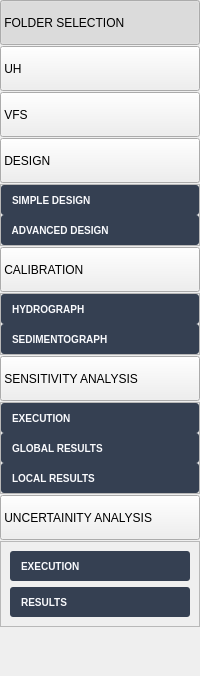
       <widget class="QWidget" name="widget" native="true">
        <property name="styleSheet">
         <string notr="true"/>
        </property>
        <layout class="QGridLayout" name="gridLayout_9">
         <property name="leftMargin">
          <number>0</number>
         </property>
         <property name="topMargin">
          <number>0</number>
         </property>
         <property name="rightMargin">
          <number>0</number>
         </property>
         <property name="bottomMargin">
          <number>9</number>
         </property>
         <property name="horizontalSpacing">
          <number>0</number>
         </property>
         <property name="verticalSpacing">
          <number>1</number>
         </property>
         <item row="2" column="0">
          <widget class="QPushButton" name="vfs">
           <property name="minimumSize">
            <size>
             <width>0</width>
             <height>45</height>
            </size>
           </property>
           <property name="maximumSize">
            <size>
             <width>16777215</width>
             <height>45</height>
            </size>
           </property>
           <property name="styleSheet">
            <string notr="true">text-align: left;</string>
           </property>
           <property name="text">
            <string> VFS</string>
           </property>
           <property name="checkable">
            <bool>true</bool>
           </property>
           <property name="autoExclusive">
            <bool>false</bool>
           </property>
          </widget>
         </item>
         <item row="12" column="0">
          <widget class="QFrame" name="frame_29">
           <property name="styleSheet">
            <string notr="true">QPushButton {
		height: 50px;
		border: none;
		color: #f9fafd; /* Texto gris oscuro cuando el botón no está clickado */
		background-color: #354052; /* Fondo con el color solicitado */
		border-radius: 3px; /* Bordes redondeados para un aspecto más moderno */
		font-family: 'Georgia'; /* Fuente aplicada */
		font-weight: 600; /* Semi-bold */
		text-align: left;
		font-size: 10px;
	}

QPushButton:hover {
		background-color: #b2b5a3; /* Fondo más claro cuando el mouse pasa sobre el botón */
	}

QPushButton:checked {
		color: #3f9cd5; /* Texto claro cuando el botón es presionado */
		background-color: #f0f3f8; /* Cambia el fondo al color solicitado cuando se hace clic */
		font-weight: bold; /* Negrita cuando el botón es presionado */
	}</string>
           </property>
           <property name="frameShape">
            <enum>QFrame::StyledPanel</enum>
           </property>
           <property name="frameShadow">
            <enum>QFrame::Raised</enum>
           </property>
           <layout class="QGridLayout" name="gridLayout_92">
            <item row="0" column="0">
             <widget class="QPushButton" name="execution_uncertainity">
              <property name="minimumSize">
               <size>
                <width>0</width>
                <height>30</height>
               </size>
              </property>
              <property name="maximumSize">
               <size>
                <width>16777215</width>
                <height>30</height>
               </size>
              </property>
              <property name="text">
               <string>    EXECUTION</string>
              </property>
             </widget>
            </item>
            <item row="1" column="0">
             <widget class="QPushButton" name="results_uncertainity">
              <property name="minimumSize">
               <size>
                <width>0</width>
                <height>30</height>
               </size>
              </property>
              <property name="maximumSize">
               <size>
                <width>16777215</width>
                <height>30</height>
               </size>
              </property>
              <property name="text">
               <string>    RESULTS</string>
              </property>
             </widget>
            </item>
           </layout>
          </widget>
         </item>
         <item row="3" column="0">
          <widget class="QPushButton" name="design">
           <property name="minimumSize">
            <size>
             <width>0</width>
             <height>45</height>
            </size>
           </property>
           <property name="maximumSize">
            <size>
             <width>16777215</width>
             <height>45</height>
            </size>
           </property>
           <property name="styleSheet">
            <string notr="true">text-align: left;</string>
           </property>
           <property name="text">
            <string> DESIGN</string>
           </property>
           <property name="checkable">
            <bool>true</bool>
           </property>
           <property name="autoExclusive">
            <bool>false</bool>
           </property>
          </widget>
         </item>
         <item row="8" column="0">
          <widget class="QFrame" name="frame_16">
           <property name="frameShape">
            <enum>QFrame::StyledPanel</enum>
           </property>
           <property name="frameShadow">
            <enum>QFrame::Raised</enum>
           </property>
           <layout class="QGridLayout" name="gridLayout_17">
            <property name="leftMargin">
             <number>0</number>
            </property>
            <property name="topMargin">
             <number>0</number>
            </property>
            <property name="rightMargin">
             <number>0</number>
            </property>
            <property name="bottomMargin">
             <number>0</number>
            </property>
            <property name="spacing">
             <number>0</number>
            </property>
            <item row="1" column="0">
             <widget class="QPushButton" name="calibration_sedimentograph">
              <property name="minimumSize">
               <size>
                <width>0</width>
                <height>30</height>
               </size>
              </property>
              <property name="maximumSize">
               <size>
                <width>16777215</width>
                <height>30</height>
               </size>
              </property>
              <property name="styleSheet">
               <string notr="true">QPushButton {
		height: 50px;
		border: none;
		color: #f9fafd; /* Texto gris oscuro cuando el botón no está clickado */
		background-color: #354052; /* Fondo con el color solicitado */
		border-radius: 3px; /* Bordes redondeados para un aspecto más moderno */
		font-family: 'Georgia'; /* Fuente aplicada */
		font-weight: 600; /* Semi-bold */
		text-align: left;
		font-size: 10px;
	}

QPushButton:hover {
		background-color: #b2b5a3; /* Fondo más claro cuando el mouse pasa sobre el botón */
	}

QPushButton:checked {
		color: #3f9cd5; /* Texto claro cuando el botón es presionado */
		background-color: #f0f3f8; /* Cambia el fondo al color solicitado cuando se hace clic */
		font-weight: bold; /* Negrita cuando el botón es presionado */
	}</string>
              </property>
              <property name="text">
               <string>    SEDIMENTOGRAPH</string>
              </property>
              <property name="checkable">
               <bool>true</bool>
              </property>
              <property name="autoExclusive">
               <bool>false</bool>
              </property>
             </widget>
            </item>
            <item row="0" column="0">
             <widget class="QPushButton" name="calibration_hydrograph">
              <property name="minimumSize">
               <size>
                <width>0</width>
                <height>30</height>
               </size>
              </property>
              <property name="maximumSize">
               <size>
                <width>16777215</width>
                <height>30</height>
               </size>
              </property>
              <property name="styleSheet">
               <string notr="true">QPushButton {
		height: 50px;
		border: none;
		color: #f9fafd; /* Texto gris oscuro cuando el botón no está clickado */
		background-color: #354052; /* Fondo con el color solicitado */
		border-radius: 3px; /* Bordes redondeados para un aspecto más moderno */
		font-family: 'Georgia'; /* Fuente aplicada */
		font-weight: 600; /* Semi-bold */
		text-align: left;
		font-size: 10px;
	}

QPushButton:hover {
		background-color: #b2b5a3; /* Fondo más claro cuando el mouse pasa sobre el botón */
	}

QPushButton:checked {
		color: #3f9cd5; /* Texto claro cuando el botón es presionado */
		background-color: #f0f3f8; /* Cambia el fondo al color solicitado cuando se hace clic */
		font-weight: bold; /* Negrita cuando el botón es presionado */
	}</string>
              </property>
              <property name="text">
               <string>    HYDROGRAPH</string>
              </property>
              <property name="checkable">
               <bool>true</bool>
              </property>
              <property name="autoExclusive">
               <bool>false</bool>
              </property>
             </widget>
            </item>
           </layout>
          </widget>
         </item>
         <item row="11" column="0">
          <widget class="QPushButton" name="uncertainity">
           <property name="minimumSize">
            <size>
             <width>0</width>
             <height>45</height>
            </size>
           </property>
           <property name="maximumSize">
            <size>
             <width>16777215</width>
             <height>45</height>
            </size>
           </property>
           <property name="styleSheet">
            <string notr="true">text-align: left;</string>
           </property>
           <property name="text">
            <string> UNCERTAINITY ANALYSIS</string>
           </property>
           <property name="checkable">
            <bool>true</bool>
           </property>
           <property name="autoExclusive">
            <bool>false</bool>
           </property>
          </widget>
         </item>
         <item row="10" column="0">
          <widget class="QFrame" name="frame_54">
           <property name="styleSheet">
            <string notr="true">QPushButton {
		height: 50px;
		border: none;
		color: #f9fafd; /* Texto gris oscuro cuando el botón no está clickado */
		background-color: #354052; /* Fondo con el color solicitado */
		border-radius: 3px; /* Bordes redondeados para un aspecto más moderno */
		font-family: 'Georgia'; /* Fuente aplicada */
		font-weight: 600; /* Semi-bold */
		text-align: left;
		font-size: 10px;
	}

QPushButton:hover {
		background-color: #b2b5a3; /* Fondo más claro cuando el mouse pasa sobre el botón */
	}

QPushButton:checked {
		color: #3f9cd5; /* Texto claro cuando el botón es presionado */
		background-color: #f0f3f8; /* Cambia el fondo al color solicitado cuando se hace clic */
		font-weight: bold; /* Negrita cuando el botón es presionado */
	}</string>
           </property>
           <property name="frameShape">
            <enum>QFrame::StyledPanel</enum>
           </property>
           <property name="frameShadow">
            <enum>QFrame::Raised</enum>
           </property>
           <layout class="QGridLayout" name="gridLayout_73">
            <property name="leftMargin">
             <number>0</number>
            </property>
            <property name="topMargin">
             <number>0</number>
            </property>
            <property name="rightMargin">
             <number>0</number>
            </property>
            <property name="bottomMargin">
             <number>0</number>
            </property>
            <property name="spacing">
             <number>0</number>
            </property>
            <item row="0" column="0">
             <widget class="QPushButton" name="sensitivity_parameters">
              <property name="minimumSize">
               <size>
                <width>0</width>
                <height>30</height>
               </size>
              </property>
              <property name="maximumSize">
               <size>
                <width>16777215</width>
                <height>30</height>
               </size>
              </property>
              <property name="styleSheet">
               <string notr="true"/>
              </property>
              <property name="text">
               <string>    EXECUTION</string>
              </property>
              <property name="checkable">
               <bool>true</bool>
              </property>
              <property name="autoExclusive">
               <bool>false</bool>
              </property>
             </widget>
            </item>
            <item row="2" column="0">
             <widget class="QPushButton" name="local_results">
              <property name="minimumSize">
               <size>
                <width>0</width>
                <height>30</height>
               </size>
              </property>
              <property name="maximumSize">
               <size>
                <width>16777215</width>
                <height>30</height>
               </size>
              </property>
              <property name="text">
               <string>    LOCAL RESULTS</string>
              </property>
             </widget>
            </item>
            <item row="1" column="0">
             <widget class="QPushButton" name="sobol_results">
              <property name="minimumSize">
               <size>
                <width>0</width>
                <height>30</height>
               </size>
              </property>
              <property name="maximumSize">
               <size>
                <width>16777215</width>
                <height>30</height>
               </size>
              </property>
              <property name="styleSheet">
               <string notr="true"/>
              </property>
              <property name="text">
               <string>    GLOBAL RESULTS</string>
              </property>
              <property name="checkable">
               <bool>true</bool>
              </property>
              <property name="autoExclusive">
               <bool>false</bool>
              </property>
             </widget>
            </item>
           </layout>
          </widget>
         </item>
         <item row="7" column="0">
          <widget class="QPushButton" name="calibration">
           <property name="minimumSize">
            <size>
             <width>0</width>
             <height>45</height>
            </size>
           </property>
           <property name="maximumSize">
            <size>
             <width>16777215</width>
             <height>45</height>
            </size>
           </property>
           <property name="styleSheet">
            <string notr="true">text-align: left;</string>
           </property>
           <property name="text">
            <string> CALIBRATION</string>
           </property>
           <property name="checkable">
            <bool>true</bool>
           </property>
           <property name="autoExclusive">
            <bool>false</bool>
           </property>
          </widget>
         </item>
         <item row="13" column="0">
          <spacer name="verticalSpacer_2">
           <property name="orientation">
            <enum>Qt::Vertical</enum>
           </property>
           <property name="sizeHint" stdset="0">
            <size>
             <width>20</width>
             <height>40</height>
            </size>
           </property>
          </spacer>
         </item>
         <item row="4" column="0">
          <widget class="QFrame" name="frame_53">
           <property name="frameShape">
            <enum>QFrame::StyledPanel</enum>
           </property>
           <property name="frameShadow">
            <enum>QFrame::Raised</enum>
           </property>
           <layout class="QGridLayout" name="gridLayout_72">
            <property name="leftMargin">
             <number>0</number>
            </property>
            <property name="topMargin">
             <number>0</number>
            </property>
            <property name="rightMargin">
             <number>0</number>
            </property>
            <property name="bottomMargin">
             <number>0</number>
            </property>
            <property name="spacing">
             <number>0</number>
            </property>
            <item row="0" column="0">
             <widget class="QPushButton" name="simple_design">
              <property name="minimumSize">
               <size>
                <width>0</width>
                <height>30</height>
               </size>
              </property>
              <property name="maximumSize">
               <size>
                <width>16777215</width>
                <height>30</height>
               </size>
              </property>
              <property name="styleSheet">
               <string notr="true">QPushButton {
		height: 50px;
		border: none;
		color: #f9fafd; /* Texto gris oscuro cuando el botón no está clickado */
		background-color: #354052; /* Fondo con el color solicitado */
		border-radius: 3px; /* Bordes redondeados para un aspecto más moderno */
		font-family: 'Georgia'; /* Fuente aplicada */
		font-weight: 600; /* Semi-bold */
		text-align: left;
		font-size: 10px;
	}

QPushButton:hover {
		background-color: #b2b5a3; /* Fondo más claro cuando el mouse pasa sobre el botón */
	}

QPushButton:checked {
		color: #3f9cd5; /* Texto claro cuando el botón es presionado */
		background-color: #f0f3f8; /* Cambia el fondo al color solicitado cuando se hace clic */
		font-weight: bold; /* Negrita cuando el botón es presionado */
	}</string>
              </property>
              <property name="text">
               <string>    SIMPLE DESIGN</string>
              </property>
              <property name="checkable">
               <bool>true</bool>
              </property>
              <property name="autoExclusive">
               <bool>false</bool>
              </property>
             </widget>
            </item>
            <item row="1" column="0">
             <widget class="QPushButton" name="advanced_design">
              <property name="minimumSize">
               <size>
                <width>0</width>
                <height>30</height>
               </size>
              </property>
              <property name="maximumSize">
               <size>
                <width>16777215</width>
                <height>30</height>
               </size>
              </property>
              <property name="styleSheet">
               <string notr="true">QPushButton {
		height: 50px;
		border: none;
		color: #f9fafd; /* Texto gris oscuro cuando el botón no está clickado */
		background-color: #354052; /* Fondo con el color solicitado */
		border-radius: 3px; /* Bordes redondeados para un aspecto más moderno */
		font-family: 'Georgia'; /* Fuente aplicada */
		font-weight: 600; /* Semi-bold */
		text-align: left;
		font-size: 10px;
	}

QPushButton:hover {
		background-color: #b2b5a3; /* Fondo más claro cuando el mouse pasa sobre el botón */
	}

QPushButton:checked {
		color: #3f9cd5; /* Texto claro cuando el botón es presionado */
		background-color: #f0f3f8; /* Cambia el fondo al color solicitado cuando se hace clic */
		font-weight: bold; /* Negrita cuando el botón es presionado */
	}</string>
              </property>
              <property name="text">
               <string>    ADVANCED DESIGN</string>
              </property>
              <property name="checkable">
               <bool>true</bool>
              </property>
              <property name="autoExclusive">
               <bool>false</bool>
              </property>
             </widget>
            </item>
           </layout>
          </widget>
         </item>
         <item row="0" column="0">
          <widget class="QPushButton" name="folder_selection">
           <property name="minimumSize">
            <size>
             <width>0</width>
             <height>45</height>
            </size>
           </property>
           <property name="maximumSize">
            <size>
             <width>16777215</width>
             <height>45</height>
            </size>
           </property>
           <property name="styleSheet">
            <string notr="true">text-align: left;</string>
           </property>
           <property name="text">
            <string> FOLDER SELECTION</string>
           </property>
           <property name="checkable">
            <bool>true</bool>
           </property>
           <property name="checked">
            <bool>true</bool>
           </property>
           <property name="autoExclusive">
            <bool>false</bool>
           </property>
          </widget>
         </item>
         <item row="9" column="0">
          <widget class="QPushButton" name="sensitivity_analysis">
           <property name="minimumSize">
            <size>
             <width>0</width>
             <height>45</height>
            </size>
           </property>
           <property name="maximumSize">
            <size>
             <width>16777215</width>
             <height>45</height>
            </size>
           </property>
           <property name="styleSheet">
            <string notr="true">text-align: left;</string>
           </property>
           <property name="text">
            <string> SENSITIVITY ANALYSIS</string>
           </property>
           <property name="checkable">
            <bool>true</bool>
           </property>
           <property name="autoExclusive">
            <bool>false</bool>
           </property>
          </widget>
         </item>
         <item row="1" column="0">
          <widget class="QPushButton" name="uh">
           <property name="minimumSize">
            <size>
             <width>0</width>
             <height>45</height>
            </size>
           </property>
           <property name="maximumSize">
            <size>
             <width>16777215</width>
             <height>45</height>
            </size>
           </property>
           <property name="styleSheet">
            <string notr="true">text-align: left;




</string>
           </property>
           <property name="text">
            <string> UH</string>
           </property>
           <property name="checkable">
            <bool>true</bool>
           </property>
           <property name="autoExclusive">
            <bool>false</bool>
           </property>
          </widget>
         </item>
        </layout>
       </widget>
